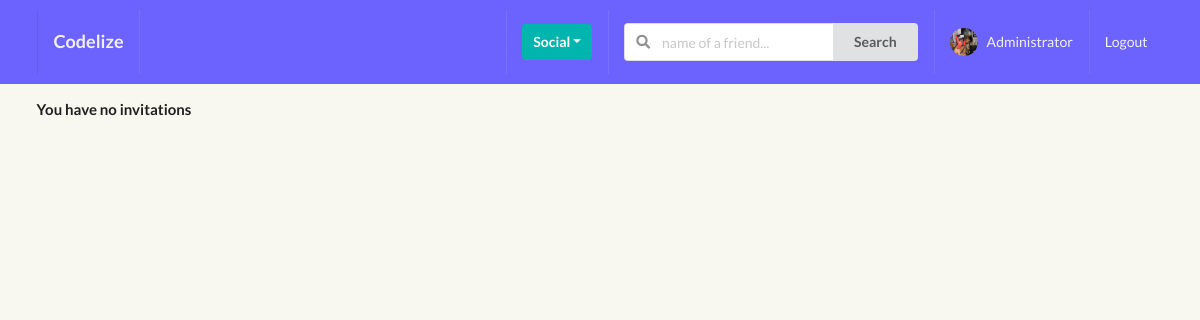
The app's page /profiles/my_invites/ (signed in), older data.
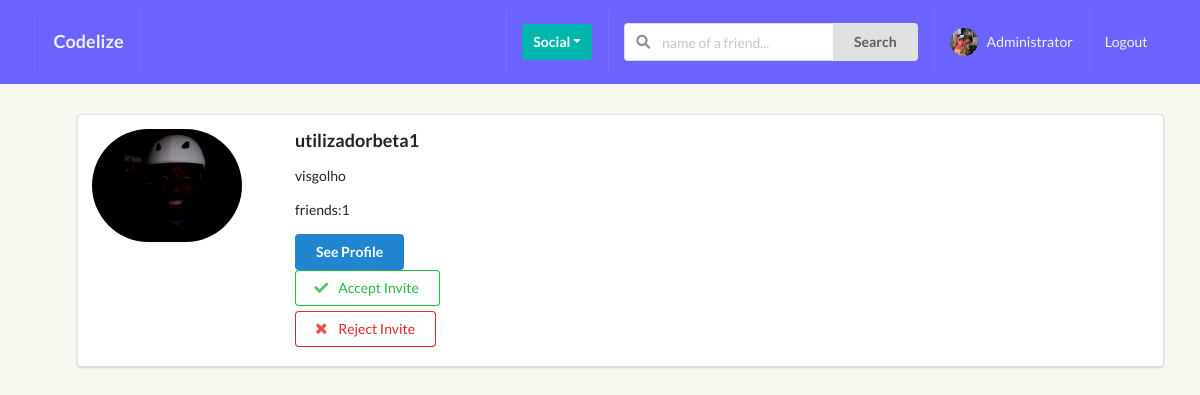
The same page, newer data.
### perfil/models.py (models this page shows, shortened)
class Profile(models.Model):
    first_name = models.CharField(max_length=200, blank=True)
    last_name = models.CharField(max_length=200, blank=True)
    username = models.OneToOneField(User, on_delete=models.CASCADE)
    bio = models.TextField(default="no bio...", max_length=300)
    email = models.EmailField(max_length=200, blank=True)
    country = models.CharField(max_length=200, blank=True)
    avatar = models.ImageField(default='avatar.png', upload_to='avatars/')
    friends = models.ManyToManyField(User, blank=True, related_name='friends')
    slug = models.SlugField(unique=True, blank=True)
    updated = models.DateTimeField(auto_now=True)
    created = models.DateTimeField(auto_now_add=True)
    objects = ProfileManager()
    def get_friends_no(self):
        return self.friends.count()
    __initial_first_name = None
    __initial_last_name = None
    def __init__(self, *args, **kwargs):
        super().__init__(*args, **kwargs)
        self.__initial_first_name = self.first_name
        self.__initial_last_name = self.last_name

### perfil/views.py (the view)
# urls.py: path('my_invites/', invites_received_view, name="my-invites-view"),
@login_required
def invites_received_view(request):
    profile = Profile.objects.get(username=request.user)
    qs = Relationship.objects.invitations_received(profile)
    result = list(map(lambda x: x.sender, qs))
    is_empty = False
    if len(result) == 0:
        is_empty = True
    context = {
        'qs': result,
        'is_empty': is_empty,
        }
    return render(request, 'perfil/my_invites.html', context)

### perfil/context_processors.py (called while the page is built)
def profile_pic(request):
    if request.user.is_authenticated:
        profile_obj = Profile.objects.get(username=request.user)
        pic = profile_obj.avatar
        return {'picture':pic}
    return {}

def invitations_received_no(request):
    if request.user.is_authenticated:
        profile_obj = Profile.objects.get(username=request.user)
        qs_count = Relationship.objects.invitations_received(profile_obj).count()
        return {'invites_num':qs_count}
    return {}

### perfil/models.py (called while the page is built)
    def invitations_received(self, receiver):
        qs = Relationship.objects.filter(receiver=receiver, status='send')
        return qs

### perfil/templates/perfil/my_invites.html (shortened to what this page needs)
{% extends 'base.html' %}
{% block content %}
    {% if is_empty %}
        <h4>You have no invitations</h4>
    {% endif %}
        <ul>
        {% for obj in qs %}
            <div class="ui segment">
                <div class="ui grid">
                    <div class="row">
                        <div class="three wide column">
                            <img class="ui small circular image" src="{{ obj.avatar.url }}">
                        </div>
                        <div class="thirteen wide column">
                            <h3>{{obj.username}}</h3>
                            <p>{{obj.bio}}</p> <p>friends:{{obj.get_friends_no}}</p>
                            <button class="ui primary button">See Profile</button>
                            <form action="{% url 'perfil:accept_invitation' %}" method="POST">
                                <button type="submit" class="ui positive basic button w-big mb-5">
                                    <i class="check icon"></i>
                                    Accept Invite
                                </button>
                            </form>
                            <form action="{% url 'perfil:reject_invitation' %}" method="POST">
                                <button type="submit" class="ui negative basic button w-big mb-5">
                                    <i class="close icon"></i>
                                    Reject Invite
                                </button>
                            </form>
                        </div>
                    </div>
                </div>
            </div>
        {% endfor %}
        </ul>
{% endblock content %}

Row changes from the older to the newer data that the page shows:
added Profile: avatar (placeholder picture), username "utilizadorbeta1", bio "visgolho", get_friends_no "1"
Text that changed along with them:
text no longer shown: "You have no invitations"
